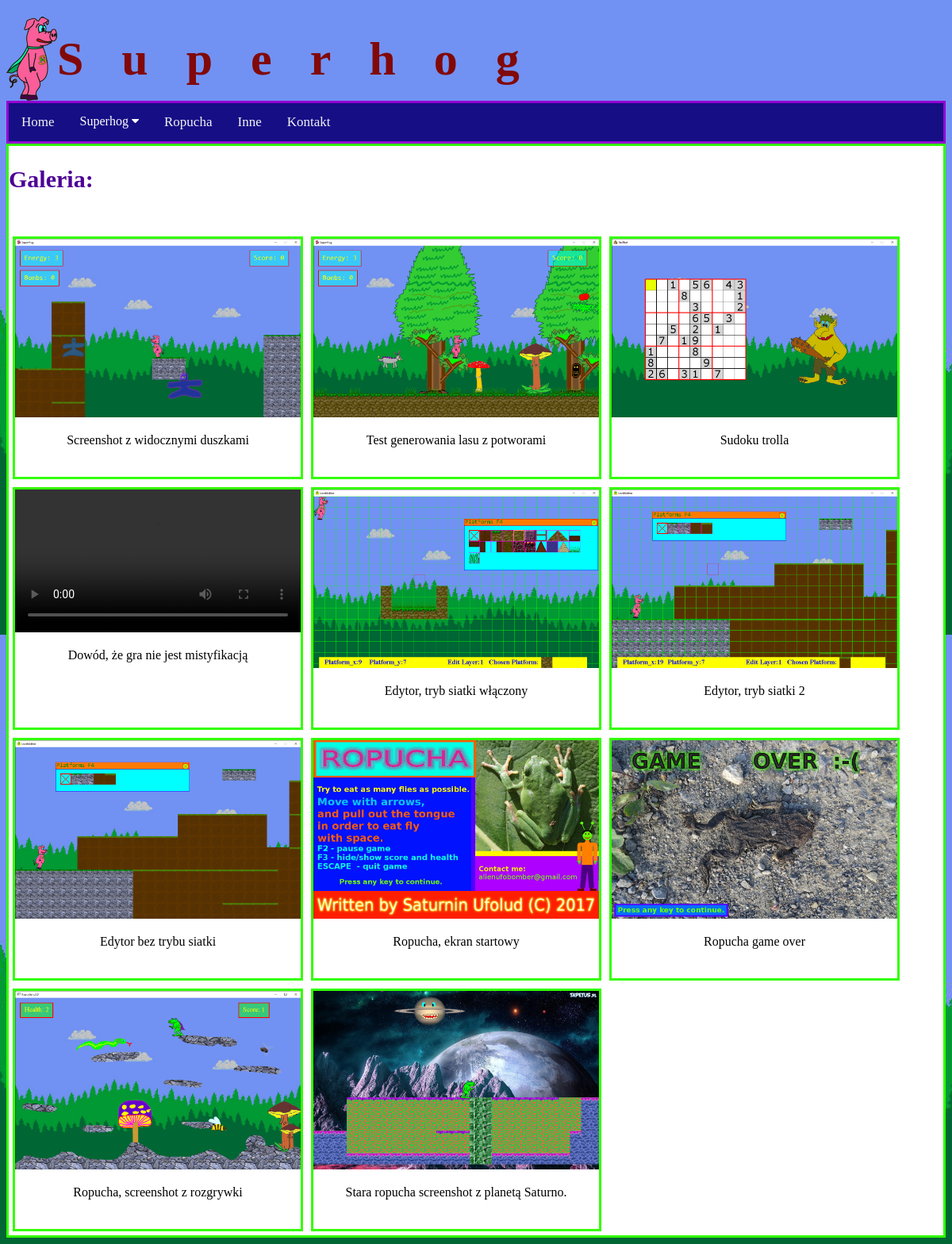
The page /gallery on the database its author committed.
### superhog_app/models.py (models this page shows, shortened)
class ExternalFileInfo(models.Model):
    PICTURE = 0
    VIDEO_MP4 = 1
    TEXT = 2
    SOURCE_CODE = 3
    OTHER = 4
    FILE_TYPE_CHOICES = [
        (0, "Picture"),
        (1, "Video"),
        (2, "Text"),
        (3, "Source code"),
        (4, "Other"),
    ]
    filetype = models.SmallIntegerField(choices = FILE_TYPE_CHOICES, default=PICTURE)
    description = models.CharField(max_length = 45, default ="")
    internal_path = models.CharField(max_length = 256)
    @property
    def get_url(self):
        return "sh_app/" + self.internal_path

### superhog_app/views.py (the view)
# urls.py: path('gallery', views.GalleryView.as_view(), name = "gallery"),
class GalleryView(generic.ListView):
    template_name = "sh_app/all_gallery.html"
    context_object_name = "gallery"
    def get_queryset(self):
        return ExternalFileInfo.objects.all()

### superhog_app/templates/sh_app/all_gallery.html (shortened to what this page needs)
{% extends "sh_app/base.html" %}
{% load static %}
{% block article %}
<h1 class = "sh-article-title">Galeria:</h1>
{% include "sh_app/image_gallery.html" with image_set=gallery %}
{% endblock %}

### superhog_app/templates/sh_app/image_gallery.html
{% load static %}
<div class = "gc1">
    {% for file1 in image_set %}
    <div class = "g1">
        {% if file1.filetype == 0 %}
        <a href = "{% static file1.get_url %}" target="_blank">
            <img src = "{% static file1.get_url %}"/>
        </a>
        {% elif file1.filetype == 1 %}
        <video controls style="width:100%; max-width: 800px; height: auto;">
            <source src="{% static file1.get_url %}" type="video/mp4"/>
        </video>
        {% endif %}
        <div class="desc">
            <p>
                {{file1.description}}
            </p>
        </div>
    </div>
    {% endfor %}
</div>

### superhog_app/static/sh_app/superhog.css (style rules this page uses)
h1 { display: flex; align-items:center; margin-bottom: 0px; }
body { background-image: url("forest1.jpg"); }
article a { color:rgb(255, 0, 64); }
.sh-article-title { font-weight: bold; font-size: 30px; color: rgb(77, 0, 150); }
.gc1 { margin-top: 50px; overflow: hidden; }
.g1 { border-style: solid; border-width: medium; border-color: rgb(51, 255, 0); background-color: white; margin: 5px; float: left; display: block; width: 360px; height: 300px; }
.g1 img { width: 100%; height: auto; }
.g1 .desc { text-align: center; vertical-align: center; }

### rows shown on the page
ExternalFileInfo: internal_path (picture), description "Screenshot z widocznymi duszkami"
ExternalFileInfo: internal_path (picture), description "Test generowania lasu z potworami"
ExternalFileInfo: internal_path (picture), description "Sudoku trolla"
ExternalFileInfo: description "Dowód, że gra nie jest mistyfikacją"
ExternalFileInfo: internal_path (picture), description "Edytor, tryb siatki włączony"
ExternalFileInfo: internal_path (picture), description "Edytor, tryb siatki 2"
ExternalFileInfo: internal_path (picture), description "Edytor bez trybu siatki"
ExternalFileInfo: internal_path (picture), description "Ropucha, ekran startowy"
ExternalFileInfo: internal_path (picture), description "Ropucha game over"
ExternalFileInfo: internal_path (picture), description "Ropucha, screenshot z rozgrywki"
ExternalFileInfo: internal_path (picture), description "Stara ropucha screenshot z planetą Saturno."
